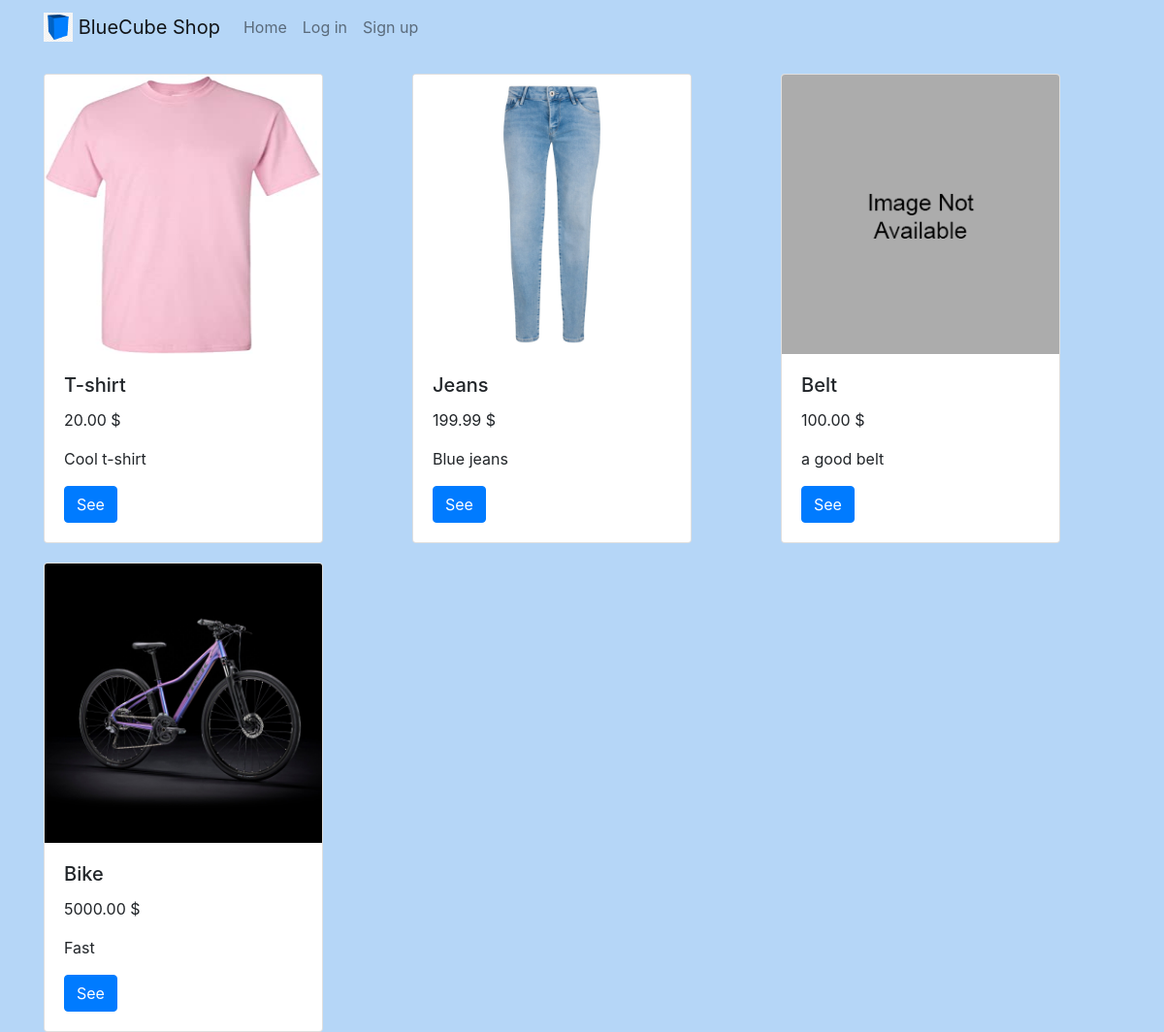
Screenshot of /products/ with the database file from the repository.
### products/models.py (models this page shows, shortened)
class Product(models.Model):
    title = models.CharField(max_length = 255)
    slug = models.SlugField(unique=True)
    description = models.TextField()
    price = models.DecimalField(decimal_places=2, max_digits=20, default = 0)
    image = models.ImageField(upload_to='products', null=True, blank=True)
    featured = models.BooleanField(default=False)
    active = models.BooleanField(default=True)
    timestamp = models.DateTimeField(auto_now_add = True)
    objects = ProductManager()

### products/views.py (the view)
# urls.py: path('', ProductListView.as_view(), name = 'list'),
class ProductListView(ListView):
    model = Product

### products/models.py (called while the page is built)
    def get_queryset(self):
        return ProductQuerySet(self.model, using = self.db)

### products/templates/products/product_list.html (shortened to what this page needs)
{% extends "base.html" %}
{% block content %}
{% load bootstrap4 %}
<div class="row row-cols-3">
{% for product in product_list %}
{% include 'products/snippets/card.html' %}
{% endfor  %}
{% endblock %}

### products/templates/products/snippets/card.html
<div class='col'>
<div class="card" style="width: 18rem;">
{% if product.image %}
  <img class="card-img-top" src="{{product.image.url}}" alt="" style="height: 18rem;">
{% else %}
<img class="card-img-top" src="/media/products/Profile-NotAvailable-300x300.png" alt="" style="height: 18rem;">
{% endif %}
  <div class="card-body">
    <h5 class="card-title">{{product.title}}</h5>
    <p class="card-text">{{product.price}} $</p>
    <p class="card-text">{{product.description | truncatewords:10}}</p>
    <a href="{% url 'product:details' slug=product.slug %}" class="btn btn-primary">See</a>
  </div>
</div>
</div>

### static/css/style.css (style rules this page uses)
body { background: #b5d6f7; }
.card { margin-top: 20px }
a { color: black }

### rows the page displays
Product: image (picture), title "T-shirt", price "20.00", description "Cool t-shirt"
Product: image (picture), title "Jeans", price "199.99", description "Blue jeans"
Product: title "Belt", price "100.00", description "a good belt"
Product: image (picture), title "Bike", price "5000.00", description "Fast"
